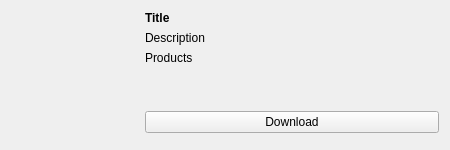
<?xml version="1.0" encoding="UTF-8"?>
<ui version="4.0">
 <class>KisSupporterBundleWidget</class>
 <widget class="QWidget" name="KisSupporterBundleWidget">
  <property name="geometry">
   <rect>
    <x>0</x>
    <y>0</y>
    <width>450</width>
    <height>148</height>
   </rect>
  </property>
  <property name="windowTitle">
   <string>Form</string>
  </property>
  <layout class="QHBoxLayout" name="m_lyt" stretch="0,0">
   <property name="spacing">
    <number>6</number>
   </property>
   <item>
    <layout class="QVBoxLayout" name="m_lytPreview">
     <property name="spacing">
      <number>0</number>
     </property>
     <item>
      <widget class="QLabel" name="m_lblPreview">
       <property name="sizePolicy">
        <sizepolicy hsizetype="Fixed" vsizetype="Fixed">
         <horstretch>0</horstretch>
         <verstretch>0</verstretch>
        </sizepolicy>
       </property>
       <property name="minimumSize">
        <size>
         <width>128</width>
         <height>128</height>
        </size>
       </property>
       <property name="maximumSize">
        <size>
         <width>128</width>
         <height>128</height>
        </size>
       </property>
       <property name="text">
        <string/>
       </property>
       <property name="scaledContents">
        <bool>true</bool>
       </property>
       <property name="alignment">
        <set>Qt::AlignHCenter|Qt::AlignTop</set>
       </property>
      </widget>
     </item>
     <item>
      <spacer name="m_spcPreview">
       <property name="orientation">
        <enum>Qt::Vertical</enum>
       </property>
       <property name="sizeHint" stdset="0">
        <size>
         <width>0</width>
         <height>0</height>
        </size>
       </property>
      </spacer>
     </item>
    </layout>
   </item>
   <item>
    <layout class="QVBoxLayout" name="m_lytDetails" stretch="0,0,0,0,0">
     <item>
      <widget class="QLabel" name="m_lblTitle">
       <property name="text">
        <string notr="true">&lt;b&gt;Title&lt;/b&gt;</string>
       </property>
       <property name="textFormat">
        <enum>Qt::RichText</enum>
       </property>
       <property name="wordWrap">
        <bool>true</bool>
       </property>
       <property name="openExternalLinks">
        <bool>true</bool>
       </property>
      </widget>
     </item>
     <item>
      <widget class="QLabel" name="m_lblDescription">
       <property name="text">
        <string notr="true">Description</string>
       </property>
       <property name="textFormat">
        <enum>Qt::RichText</enum>
       </property>
       <property name="wordWrap">
        <bool>true</bool>
       </property>
      </widget>
     </item>
     <item>
      <widget class="QLabel" name="m_lblProducts">
       <property name="text">
        <string notr="true">Products</string>
       </property>
       <property name="textFormat">
        <enum>Qt::RichText</enum>
       </property>
       <property name="wordWrap">
        <bool>true</bool>
       </property>
      </widget>
     </item>
     <item>
      <spacer name="m_spcDetails">
       <property name="orientation">
        <enum>Qt::Vertical</enum>
       </property>
       <property name="sizeHint" stdset="0">
        <size>
         <width>0</width>
         <height>0</height>
        </size>
       </property>
      </spacer>
     </item>
     <item>
      <widget class="QStackedWidget" name="m_stkDownload">
       <widget class="QWidget" name="m_pgGet">
        <layout class="QVBoxLayout" name="m_lytPgGet">
         <property name="leftMargin">
          <number>0</number>
         </property>
         <property name="topMargin">
          <number>0</number>
         </property>
         <property name="rightMargin">
          <number>0</number>
         </property>
         <property name="bottomMargin">
          <number>0</number>
         </property>
         <item>
          <widget class="QPushButton" name="m_btnGet">
           <property name="text">
            <string>Download</string>
           </property>
           <property name="autoDefault">
            <bool>false</bool>
           </property>
          </widget>
         </item>
        </layout>
       </widget>
       <widget class="QWidget" name="m_pgSupport">
        <layout class="QVBoxLayout" name="m_lytPgSupport">
         <property name="leftMargin">
          <number>0</number>
         </property>
         <property name="topMargin">
          <number>0</number>
         </property>
         <property name="rightMargin">
          <number>0</number>
         </property>
         <property name="bottomMargin">
          <number>0</number>
         </property>
         <item>
          <widget class="QPushButton" name="m_btnSupport">
           <property name="text">
            <string>Upstream support service unavailable</string>
           </property>
          </widget>
         </item>
        </layout>
       </widget>
       <widget class="QWidget" name="m_pgDone">
        <layout class="QVBoxLayout" name="m_lytPgDone">
         <property name="leftMargin">
          <number>0</number>
         </property>
         <property name="topMargin">
          <number>0</number>
         </property>
         <property name="rightMargin">
          <number>0</number>
         </property>
         <property name="bottomMargin">
          <number>0</number>
         </property>
         <item>
          <widget class="QLabel" name="label">
           <property name="text">
            <string>✔ Owned</string>
           </property>
           <property name="alignment">
            <set>Qt::AlignCenter</set>
           </property>
          </widget>
         </item>
        </layout>
       </widget>
      </widget>
     </item>
    </layout>
   </item>
  </layout>
 </widget>
 <resources/>
 <connections/>
</ui>
